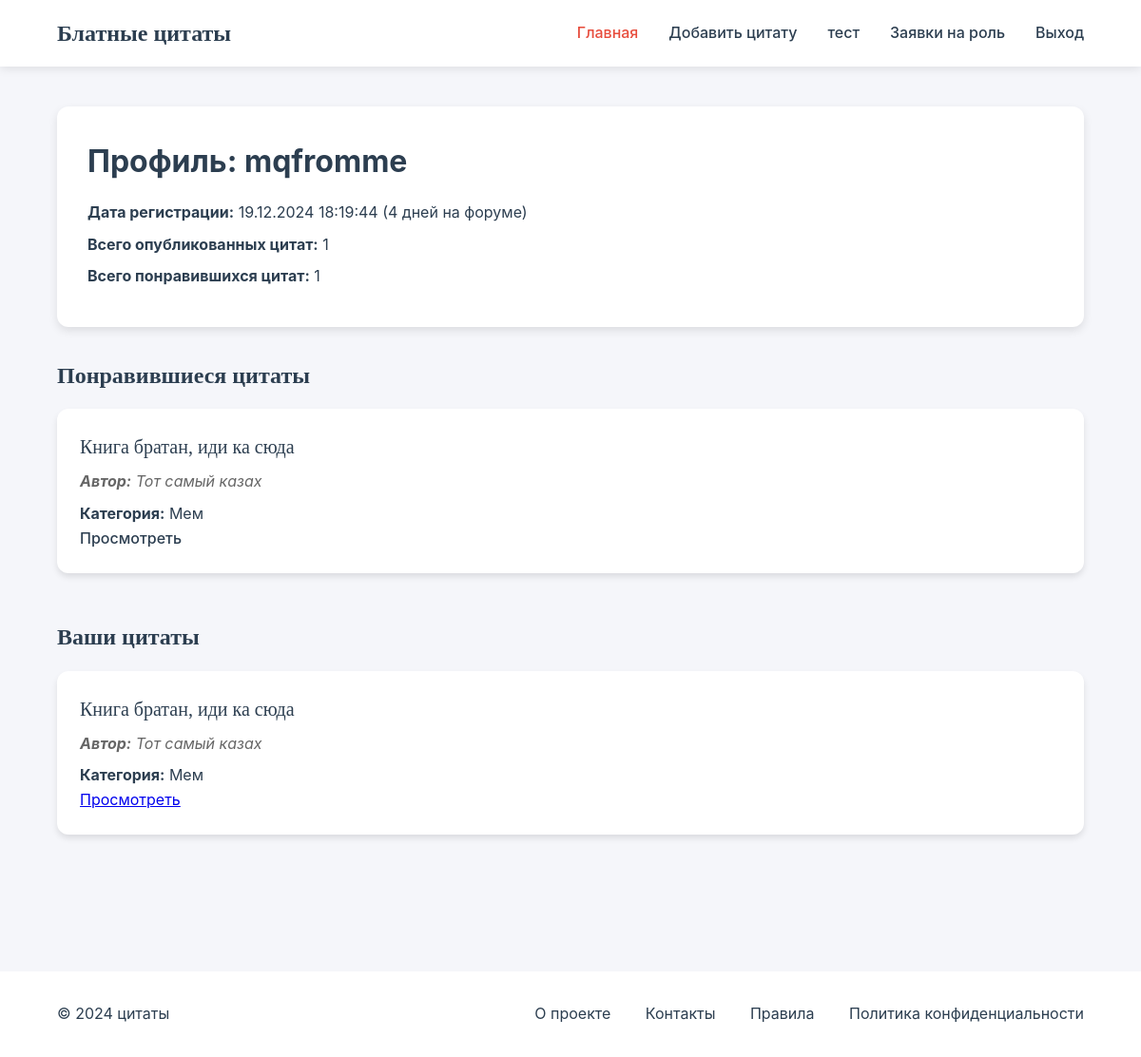
The app's page /profile (signed in) with its own data.
### app.py (models this page shows)
class User(UserMixin, db.Model):
    id = db.Column(db.Integer, primary_key=True)
    username = db.Column(db.String(100), nullable=False, unique=True)
    email = db.Column(db.String(150), nullable=False, unique=True)
    password = db.Column(db.String(200), nullable=False)
    role = db.Column(db.String(20), default='user')
    date_registered = db.Column(db.DateTime, default=datetime.utcnow)
    liked_quotes = db.relationship('UserLikes', back_populates='user_like', lazy='dynamic')

class Quote(db.Model):
    id = db.Column(db.Integer, primary_key=True)
    text = db.Column(db.Text, nullable=False)
    author = db.Column(db.String(100), nullable=False)
    likes = db.Column(db.Integer, default=0)
    views = db.Column(db.Integer, default=0)
    user_id = db.Column(db.Integer, db.ForeignKey('user.id'))
    category_id = db.Column(db.Integer, db.ForeignKey('categories.id'), nullable=False)
    category = db.relationship('Category', back_populates='quotes_list')
    user_likes = db.relationship('UserLikes', back_populates='quote')

class Category(db.Model):
    __tablename__ = 'categories'
    id = db.Column(db.Integer, primary_key=True)
    name = db.Column(db.String(100), nullable=False)
    quotes_list = db.relationship('Quote', back_populates='category')

### app.py (the view)
@app.route('/profile')
@login_required
def profile():
    user_quotes = Quote.query.filter_by(user_id=current_user.id).all()
    if current_user.role in ['admin', 'editor']:
        all_user_quotes = user_quotes
    else:
        all_user_quotes = []
    liked_quotes = Quote.query.join(UserLikes).filter(UserLikes.user_id == current_user.id).all()
    return render_template('profile.html',
                           user=current_user,
                           datetime=datetime,
                           user_quotes=all_user_quotes,
                           liked_quotes=liked_quotes)

### app.py (called while the page is built)
@login_manager.user_loader
def load_user(user_id):
    return User.query.get(int(user_id))

### templates/profile.html (shortened to what this page needs)
<!DOCTYPE html>
<html lang="ru">
<head>
    <link rel="stylesheet" href="{{ url_for('static', filename='profile.css') }}">
</head>
<body>
    <header>
        <nav class="navbar">
            <div class="logo">Блатные цитаты</div>
            <div class="nav-links">
                <a href="{{ url_for('home') }}" class="active">Главная</a>
                {% if session.get('user_role') == 'admin' or session.get('user_role') == 'editor' %}
                <a href="{{ url_for('add_quote') }}">Добавить цитату</a>
                {% endif %}
                {% if session.get('user_role') == 'admin' %}
                <a href="{{ url_for('add_category') }}">тест</a>
                <a href="{{ url_for('role_requests') }}">Заявки на роль</a>
                {% endif %}
                <a href="{{ url_for('logout') }}">Выход</a>
            </div>
        </nav>
    </header>
    <main>
        <div class="profile-header">
            <h1>Профиль: {{ user.username }}</h1>
            <p><strong>Дата регистрации:</strong> {{ user.date_registered.strftime('%d.%m.%Y %H:%M:%S') }}
                ({{ (datetime.utcnow() - user.date_registered).days }} дней на форуме)</p>
            <p><strong>Всего опубликованных цитат:</strong> {{ user_quotes|length }}</p>
            <p><strong>Всего понравившихся цитат:</strong> {{ liked_quotes|length }}</p>
        </div>
        <section class="quotes-section">
            <h2>Понравившиеся цитаты</h2>
            {% if liked_quotes %}
                <ul class="quotes-list">
                    {% for quote in liked_quotes %}
                        <li class="quote-card">
                            <p class="quote-text">{{ quote.text }}</p>
                            <p class="quote-author"><strong>Автор:</strong> {{ quote.author }}</p>
                            <p><strong>Категория:</strong> {{ quote.category.name }}</p>
                            <a class="more-link" href="{{ url_for('view_quote', quote_id=quote.id) }}">Просмотреть</a>
                        </li>
                    {% endfor %}
                </ul>
            {% else %}
                <p>У вас ещё нет понравившихся цитат.</p>
            {% endif %}
        </section>
        {% if session.get('user_role') == 'admin' or session.get('user_role') == 'editor' %}
        <section class="quotes-section">
            <h2>Ваши цитаты</h2>
            {% if user_quotes %}
                <ul class="quotes-list">
                    {% for quote in user_quotes %}
                        <li class="quote-card">
                            <p class="quote-text">{{ quote.text }}</p>
                            <p class="quote-author"><strong>Автор:</strong> {{ quote.author }}</p>
                            <p><strong>Категория:</strong> {{ quote.category.name }}</p>
                            <a class="active" href="{{ url_for('view_quote', quote_id=quote.id) }}">Просмотреть</a>
                        </li>
                    {% endfor %}
                </ul>
            {% else %}
                <p>Вы ещё не добавили цитат.</p>
            {% endif %}
        </section>
        {% endif %}
    </main>
    <footer>
        <div class="footer-content">
            <p>&copy; 2024 цитаты</p>
            <div class="footer-links">
                <a href="info_project">О проекте</a>
                <a href="contact">Контакты</a>
                <a href="rules">Правила</a>
                <a href="musarskoe">Политика конфиденциальности</a>
            </div>
        </div>
    </footer>
</body>
</html>

### static/profile.css (style rules this page uses)
:root { --primary-color: #2c3e50; --accent-color: #e74c3c; --text-color: #2c3e50; --background-color: #f5f6fa; --card-background: #ffffff; --border-color: #dcdde1; --font-family: 'Inter', sans-serif; }
* { margin: 0; padding: 0; box-sizing: border-box; }
body { font-family: var(--font-family); background-color: var(--background-color); color: var(--text-color); line-height: 1.6; }
.navbar { background-color: var(--card-background); padding: 1rem 5%; display: flex; justify-content: space-between; align-items: center; box-shadow: 0 2px 10px rgba(0, 0, 0, 0.1); position: fixed; width: 100%; top: 0; z-index: 1000; }
.logo { font-family: 'Playfair Display', serif; font-size: 1.5rem; font-weight: 700; color: var(--primary-color); }
.nav-links { display: flex; }
.nav-links a { color: var(--text-color); text-decoration: none; margin-left: 2rem; font-weight: 500; transition: color 0.3s ease; }
.nav-links a:hover, .nav-links a.active { color: var(--accent-color); }
main { max-width: 1200px; margin: 80px auto 0; padding: 2rem 5%; }
.profile-header { background-color: var(--card-background); padding: 2rem; border-radius: 12px; box-shadow: 0 4px 10px rgba(0, 0, 0, 0.1); margin-bottom: 2rem; }
.profile-header h1 { font-size: 2rem; margin-bottom: 1rem; color: var(--primary-color); }
.profile-header p { margin-bottom: 0.5rem; font-size: 1rem; }
.quotes-section { margin-bottom: 3rem; }
.quotes-section h2 { font-size: 1.5rem; margin-bottom: 1rem; color: var(--primary-color); }
.quotes-list { list-style-type: none; padding: 0; }
.quote-card { background-color: var(--card-background); padding: 1.5rem; border-radius: 12px; box-shadow: 0 4px 6px rgba(0, 0, 0, 0.1); margin-bottom: 1.5rem; transition: transform 0.3s ease, box-shadow 0.3s ease; }
.quote-text { font-family: 'Playfair Display', serif; font-size: 1.25rem; margin-bottom: 0.5rem; line-height: 1.6; }
.quote-author { color: #666; font-style: italic; margin-bottom: 0.5rem; }
.more-link { color: var(--primary-color); text-decoration: none; font-weight: 500; transition: color 0.3s ease; }
footer { background-color: var(--card-background); padding: 2rem 5%; margin-top: 4rem; }
.footer-content { max-width: 1200px; margin: 0 auto; display: flex; justify-content: space-between; align-items: center; }
.footer-links a { color: var(--text-color); text-decoration: none; margin-left: 2rem; transition: color 0.3s ease; }
h2 { font-family: 'Playfair Display', serif; font-size: 2rem; color: var(--primary-color); }

### records on screen
User: username "mqfromme", date_registered "19.12.2024 18:19:44"
Quote: text "Книга братан, иди ка сюда", author "Тот самый казах", category.name "Мем"

### other values on screen
{{ user_quotes|length }} "1"
{{ liked_quotes|length }} "1"
